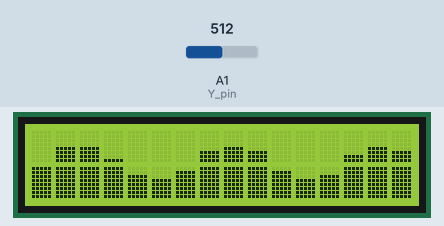
Simulated run of this sketch. Board: Arduino Uno, built with avr-gcc and run on an emulated ATmega328P. Shown: 16×2 character LCD. The inputs (shaded band) are chosen by the test bench; at power-on: A1 (Y_pin) = 512.

Above: at 1.1 s.
1.3 s: A1 (Y_pin) set to 716
At 1.65 s:
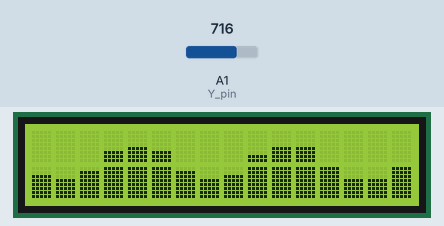
3.9 s: A1 (Y_pin) set to 511
At 4.46 s:
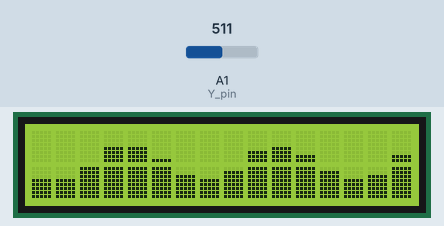
5.8 s: A1 (Y_pin) set to 306
At 6.19 s:
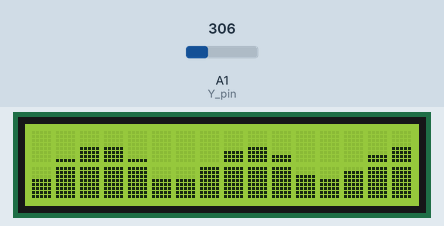
8.4 s: A1 (Y_pin) set to 246
At 8.66 s:
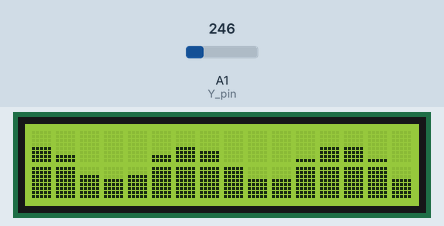
10.9 s: A1 (Y_pin) set to 266
At 11.13 s:
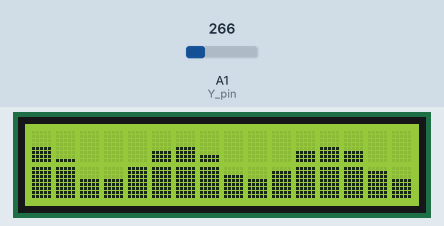
13.7 s: A1 (Y_pin) set to 122
At 14.53 s:
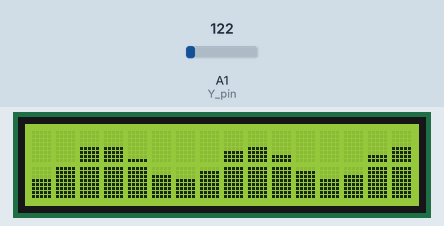

The sketch:

lcdProject.ino
```cpp
#include <LiquidCrystal.h>

// initialize the library by associating any needed LCD interface pin
// with the arduino pin number it is connected to

const int rs = 7, en = 8, d4 = 9, d5 = 10, d6 = 11, d7 = 12;
const double del = 1000/120;
const double maxV = 1;
double pos = 0;
int mode = 0;
double h = 4;

const int SW_pin = 2;
const int X_pin = A0;
const int Y_pin = A1;


LiquidCrystal lcd(rs, en, d4, d5, d6, d7);
byte myLevels[8][8];

void setup() {
  for(int i = 0; i < 8; i++){
    for(int j = 0; j < 8; j++){
      if(j<i){
        myLevels[7-i][j] = 0b00000;
      }else{
        myLevels[7-i][j] = 0b11111;
      }
    }
  }

  for(int i = 0; i < 8; i++){
    lcd.createChar(i, myLevels[i]);
  }


  lcd.begin(16, 2);
  lcd.setCursor(0, 0);
  for(int i = 0; i < 16; i++){
    writeLevel(15, i);
  }
  delay(del);
  // for(int i = 0; i < 16; i++){
  //   writeLevel(i, i);
  // }


  pinMode(SW_pin, INPUT);
  digitalWrite(SW_pin, HIGH);
  Serial.begin(9600);
}

void loop() {
  if(mode==0){
    for(int i = 0; i < 16; i++){
      writeLevel(func1(i+pos), i);
    }
    pos+=(maxV/512)*(analogRead(Y_pin)-513);
    if(h>8&&h>0&&abs(512-X_pin)>256){
      h+=1000/del;
      Serial.println("aaa");
    }
  }

  delay(del);
}

double func0(double x){
  return h*cos(x)+8;
}

double func1(double x){
  return 4*sin(x)+8;
}

int writeLevel(int lev, int x){
  lcd.setCursor(x, 1);
  if(lev>7){
    lcd.write(7);
    lcd.setCursor(x, 0);
    lcd.write(lev-8);
  }else{
    lcd.write(lev);
    lcd.setCursor(x, 0);
    lcd.write(" ");
  }
  return 1;
}
```

Measured:
- after the input at 1.3 s, the display: changes after 0.20 s (image 1)
- after the input at 3.9 s, the display: first changes at once (image 2 shows a later state)
- after the input at 5.8 s, the display: changes after 0.24 s (image 3)
- after the input at 8.4 s, the display: changes after 0.11 s (image 4)
- after the input at 10.9 s, the display: changes after 0.08 s (image 5)
